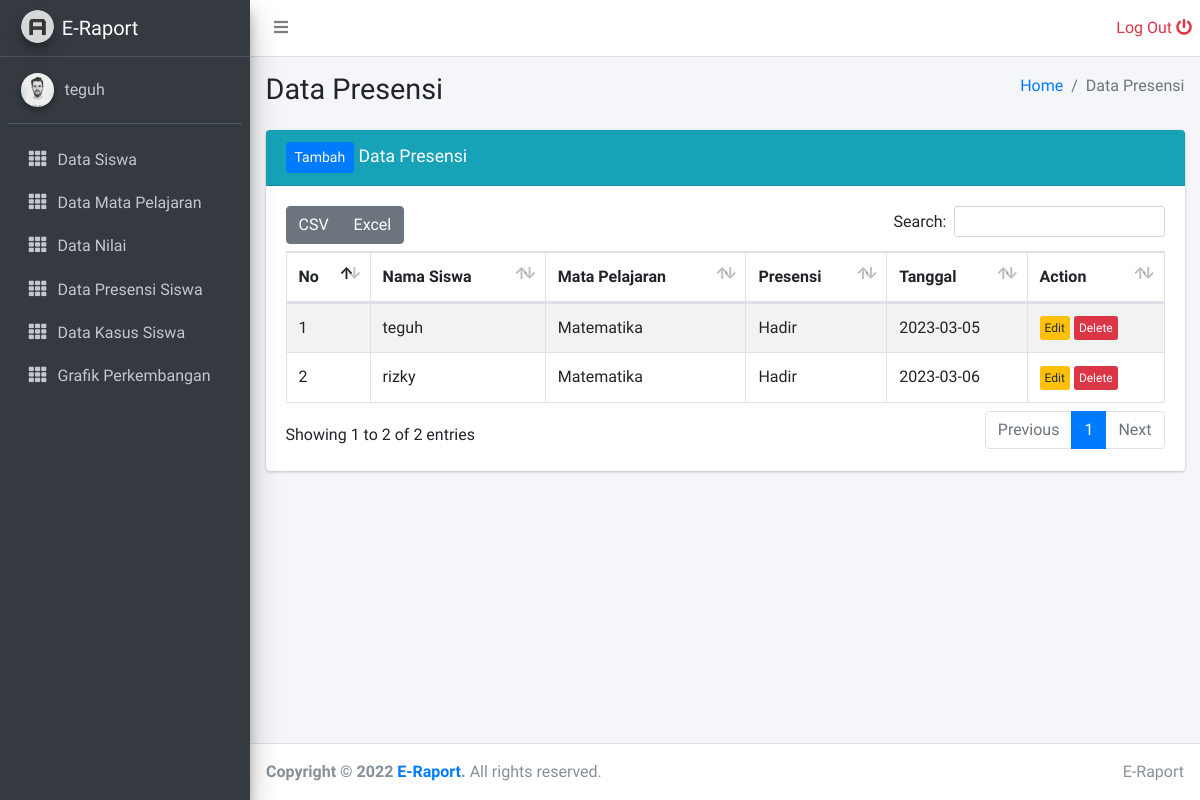
The page /guru/data_presensi.php (signed in) on the database as committed earlier.
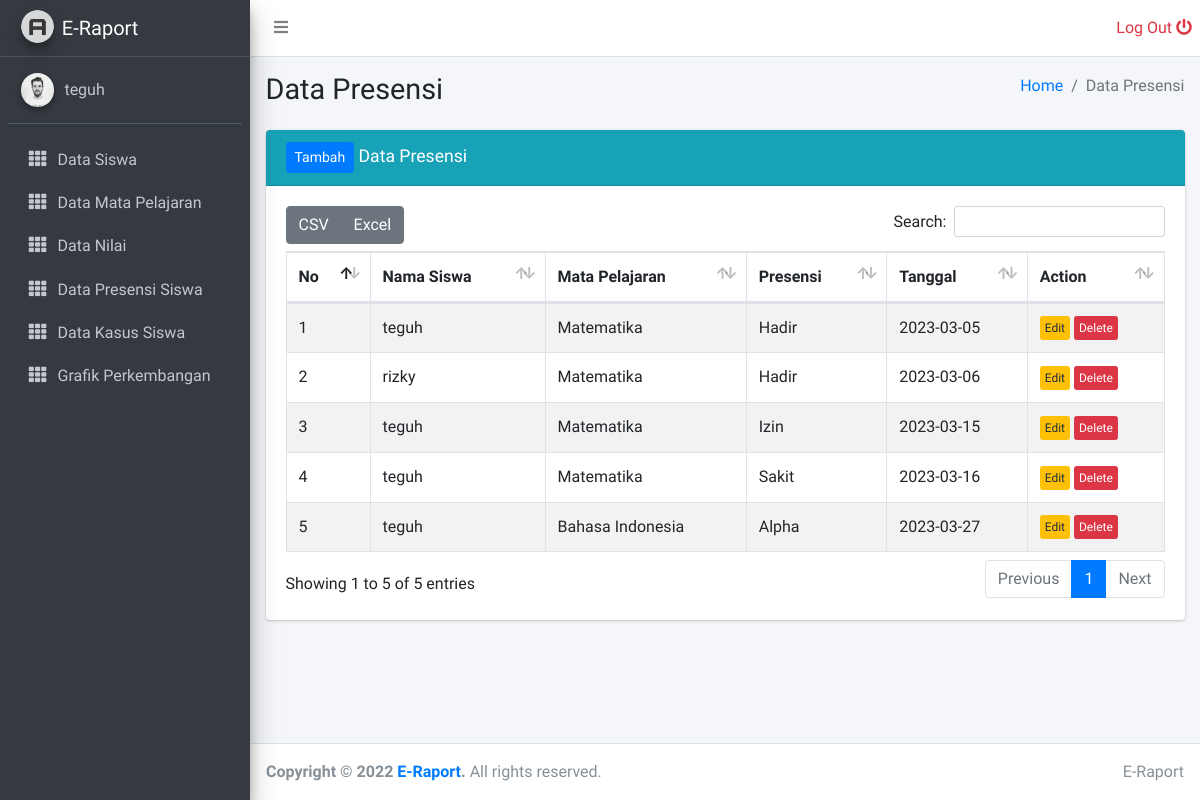
The same page on the database as committed later.
### tables this page shows
CREATE TABLE `presensi_siswa` (
  `id_presensi` int(11) NOT NULL,
  `id_siswa` int(11) NOT NULL,
  `id_pelajaran` int(11) NOT NULL,
  `presensi` varchar(10) NOT NULL,
  `tgl` date NOT NULL
);

CREATE TABLE `data_siswa` (
  `id_siswa` int(11) NOT NULL,
  `nama_siswa` varchar(40) NOT NULL,
  `alamat` text NOT NULL,
  `kelas` varchar(10) NOT NULL,
  `password` varchar(30) DEFAULT NULL,
  `nis` varchar(30) DEFAULT NULL,
  `jen_kel` varchar(30) DEFAULT NULL
);

CREATE TABLE `mata_pelajaran` (
  `id_pelajaran` int(11) NOT NULL,
  `nama_mata_pelajaran` varchar(30) NOT NULL,
  `id_guru` int(11) NOT NULL
);

### guru/data_presensi.php (the view, shortened to what this page needs)
<?php
include '../layouts/sidebar.php';
?>
  <div class="content-wrapper">
    <div class="content-header">
      <div class="container-fluid">
        <div class="row mb-2">
          <div class="col-sm-6">
            <h1 class="m-0">Data Presensi</h1>
          </div>
          <div class="col-sm-6">
            <ol class="breadcrumb float-sm-right">
              <li class="breadcrumb-item"><a href="#">Home</a></li>
              <li class="breadcrumb-item active">Data Presensi</li>
            </ol>
          </div>
        </div>
      </div>
    </div>
    <div class="content">
      <div class="container-fluid">
        <div class="row">
          <div class="col-12">
          <div class="card card-info">
              <div class="card-header">
                <h3 class="card-title">
                <a href="tambah_data_presensi.php" class="btn btn-sm btn-primary">Tambah</a>
                Data Presensi</h3>
              </div>
              <div class="card-body">
                <table id="example1" class="table table-bordered table-striped">
                  <thead>
                  <tr>
                    <th>No</th>
                    <th>Nama Siswa</th>
                    <th>Mata Pelajaran</th>
                    <th>Presensi</th>
                    <th>Tanggal</th>
                    <th>Action</th>
                  </tr>
                  </thead>
                  <tbody>
                  <?php
                    include '../config/koneksi.php';
                    if (isset($_GET['id_siswa'])) {
                      $query = "SELECT * FROM presensi_siswa
                      INNER JOIN data_siswa ON presensi_siswa.id_siswa  = data_siswa.id_siswa
                      INNER JOIN mata_pelajaran ON presensi_siswa.id_pelajaran  = mata_pelajaran.id_pelajaran
                      WHERE presensi_siswa.id_siswa = '$_GET[id_siswa]'";
                    }else{
                    $query = "SELECT * FROM presensi_siswa
                    INNER JOIN data_siswa ON presensi_siswa.id_siswa  = data_siswa.id_siswa
                    INNER JOIN mata_pelajaran ON presensi_siswa.id_pelajaran  = mata_pelajaran.id_pelajaran";
                    }
                    $result = mysqli_query($koneksi, $query);
                    $no = 1;
                    while($row = mysqli_fetch_assoc($result))
                    {
                    ?>
                  <tr>
                    <td><?php echo $no; ?></td>
                    <td><?php echo $row['nama_siswa']; ?></td>
                    <td><?php echo $row['nama_mata_pelajaran']; ?></td>
                    <td><?php echo $row['presensi']; ?></td>
                    <td><?php echo $row['tgl']; ?></td>
                    <td>
                        <a href="edit_data_presensi.php?id_presensi=<?php echo $row['id_presensi']; ?>" class="btn btn-xs btn-warning">Edit</a>
                        <a href="presensi/hapus_data_presensi.php?id_presensi=<?php echo $row['id_presensi']; ?>" class="btn btn-xs btn-danger">Delete</a>
                    </td>
                  </tr>
                  <?php
                        $no++;
                    }
                  ?>
                  </tbody>
                </table>
              </div>
            </div>
          </div>
        </div>
      </div>
    </div>
  </div>
  <?php
    include '../layouts/footer.php';
  ?>

### layouts/sidebar.php (shortened to what this page needs)
<!DOCTYPE html>
<html lang="en">
<head>
  <link rel="stylesheet" href="../plugins/fontawesome-free/css/all.min.css">
  <link rel="stylesheet" href="../plugins/datatables-bs4/css/dataTables.bootstrap4.min.css">
  <link rel="stylesheet" href="../plugins/datatables-responsive/css/responsive.bootstrap4.min.css">
  <link rel="stylesheet" href="../plugins/datatables-buttons/css/buttons.bootstrap4.min.css">
  <link rel="stylesheet" href="../dist/css/adminlte.min.css">
</head>
<body class="hold-transition sidebar-mini">
<div class="wrapper">
<nav class="main-header navbar navbar-expand navbar-white navbar-light">
    <ul class="navbar-nav">
      <li class="nav-item">
        <a class="nav-link" data-widget="pushmenu" href="#" role="button"><i class="fas fa-bars"></i></a>
      </li>
    </ul>
    <ul class="navbar-nav ml-auto">
     <li class="nav-item">
        <a class="text-danger" href="../logout.php" role="button">
          Log Out <i class="fas fa-power-off"></i>
        </a>
      </li>
    </ul>
  </nav>
  <aside class="main-sidebar sidebar-dark-primary elevation-4">
    <a href="index3.html" class="brand-link">
      <img src="../dist/img/AdminLTELogo.png" alt="E-Gudang" class="brand-image img-circle elevation-3" style="opacity: .8">
      <span class="brand-text font-weight-light">E-Raport</span>
    </a>
    <div class="sidebar">
      <div class="user-panel mt-3 pb-3 mb-3 d-flex">
        <div class="image">
          <img src="../dist/img/user1-128x128.jpg" class="img-circle elevation-2" alt="">
        </div>
        <div class="info">
          <a href="#"><?php echo $_SESSION['username'] ?></a>
        </div>
      </div>
      <nav class="mt-2">
        <ul class="nav nav-pills nav-sidebar flex-column" data-widget="treeview" role="menu" data-accordion="false">
          <?php if($_SESSION['hak_akses']=="siswa"){ ?>
            <li class="nav-item">
            <a href="data_siswa.php" class="nav-link">
              <i class="nav-icon fas fa-th"></i>
              <p>
                Data Siswa
              </p>
            </a>
          </li>
            <?php } ?>
        <?php if($_SESSION['hak_akses']=="guru" || $_SESSION['hak_akses']=="siswa"){ ?>
          <li class="nav-item">
            <a href="data_mapel.php" class="nav-link">
              <i class="nav-icon fas fa-th"></i>
              <p>
                Data Mata Pelajaran
              </p>
            </a>
          </li>
          <li class="nav-item">
            <a href="data_nilai.php" class="nav-link">
              <i class="nav-icon fas fa-th"></i>
              <p>
                Data Nilai
              </p>
            </a>
          </li>
          <li class="nav-item">
            <a href="data_presensi.php" class="nav-link">
              <i class="nav-icon fas fa-th"></i>
              <p>
                Data Presensi Siswa
              </p>
            </a>
          </li>
          <li class="nav-item">
            <a href="data_kasus.php" class="nav-link">
              <i class="nav-icon fas fa-th"></i>
              <p>
                Data Kasus Siswa
              </p>
            </a>
          </li>
          <li class="nav-item">
            <a href="data_grafik_perkembangan.php" class="nav-link">
              <i class="nav-icon fas fa-th"></i>
              <p>
                Grafik Perkembangan
              </p>
            </a>
          </li>
          <?php } ?>
        </ul>
      </nav>
    </div>
  </aside>

### layouts/footer.php (shortened to what this page needs)
<footer class="main-footer">
    <div class="float-right d-none d-sm-inline">
      E-Raport
    </div>
    <strong>Copyright &copy; 2022 <a href="#">E-Raport</a>.</strong> All rights reserved.
  </footer>
</div>
</body>
</html>

Rows that differ between the two databases and show on the page:
added presensi_siswa: id_siswa.nama_siswa "teguh", id_pelajaran.nama_mata_pelajaran "Matematika", presensi "Izin", tgl "2023-03-15"
added presensi_siswa: id_siswa.nama_siswa "teguh", id_pelajaran.nama_mata_pelajaran "Matematika", presensi "Sakit", tgl "2023-03-16"
added presensi_siswa: id_siswa.nama_siswa "teguh", id_pelajaran.nama_mata_pelajaran "Bahasa Indonesia", presensi "Alpha", tgl "2023-03-27"
Other text that changed with them:
text written by a page script: "CSV Excel Search: Showing 1 to 2 of 2 entries Previous 1 Next" → "CSV Excel Search: Showing 1 to 5 of 5 entries Previous 1 Next"
